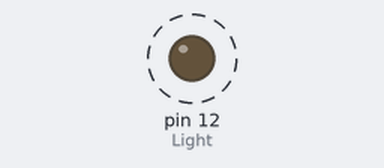
This sketch was run on a simulated Arduino Uno, built with avr-gcc and run on an emulated ATmega328P. On the bench: output pins drawn as LEDs (lit = HIGH). Dashed ring = blinking.

Above: at 1.0 s.
Timing chart, 0 to 4.8 s (numbered marks = the images above):
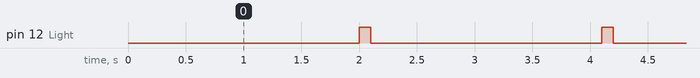

The sketch:

led.ino
```cpp
int Light = 12 ; //HERO board pin 12

void setup() {
  // initialize a digital pin as an output, then set it's value to HIGH (5 volts)
 pinMode(Light, OUTPUT);
 digitalWrite(Light, LOW);
}

void loop() {
  // put your main code here, to run repeatedly:
  digitalWrite(Light, LOW);
  delay(2000);
  digitalWrite(Light, HIGH);
  delay(100);
}
```

Measured:
- by itself, pin 12 (Light): alternates HIGH for 0.10 s and LOW for 2.0 s
